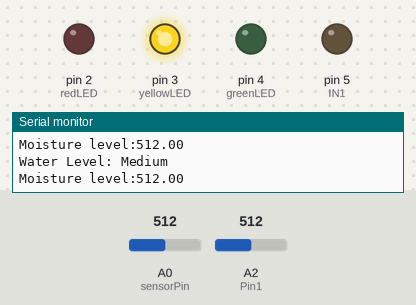
The sketch below on a simulated Arduino Uno, built with avr-gcc and run on an emulated ATmega328P. Parts: output pins drawn as LEDs (lit = HIGH), the last lines printed to the serial monitor. Inputs (shaded band) come from the test bench; at power-on: A0 (sensorPin) = 512, A2 (Pin1) = 512. Pins used as bus, display or sensor lines are not drawn.

Above: at 1.7 s.
1.8 s: A0 (sensorPin) set to 529
At 3.7 s:
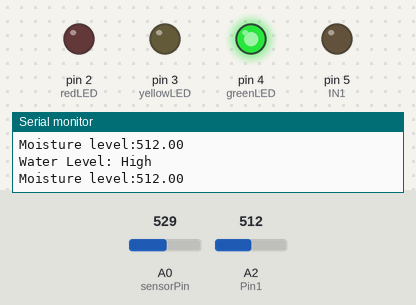
4.0 s: A2 (Pin1) set to 419
5.8 s: A2 (Pin1) set to 403
At 6.9 s:
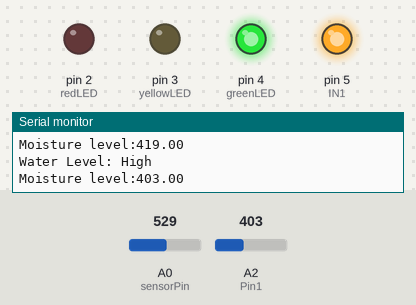
8.1 s: A0 (sensorPin) set to 400
At 9.6 s:
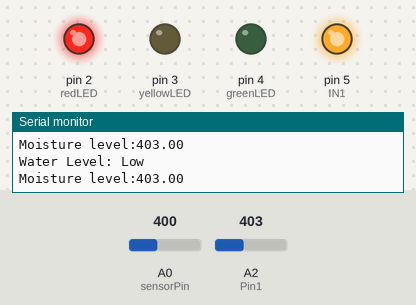
10.1 s: A2 (Pin1) set to 420
At 11.9 s:
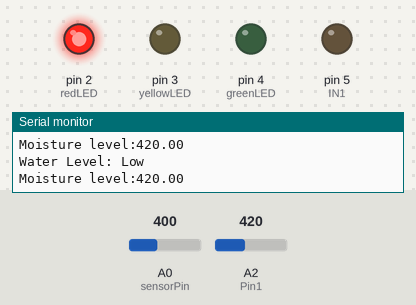
12.2 s: A0 (sensorPin) set to 0
At 13.8 s:
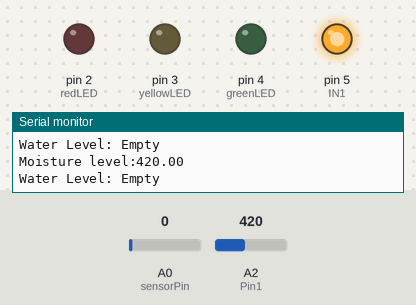
Timing chart, 0 to 15.2 s (numbered marks = the images above; inputs shaded):
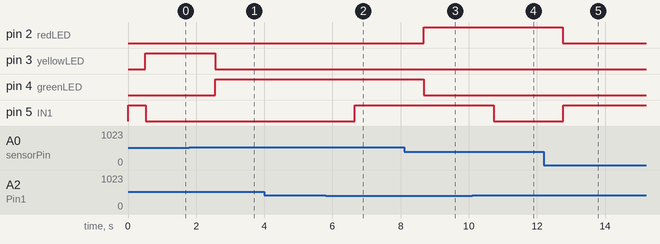

Measured:
- the behaviour switches between 520 and 521 on A0 (sensorPin) (found by bisection; images 0 and 1)
- the behaviour switches between 411 and 410 on A2 (Pin1) (found by bisection; images 1 and 2)
- after the input at 1.8 s, pin 3 (yellowLED): HIGH → LOW after 0.75 s; pin 4 (greenLED): LOW → HIGH after 0.75 s
- after the input at 5.8 s, pin 5 (IN1): LOW → HIGH after 0.85 s
- after the input at 8.1 s, pin 2 (redLED): LOW → HIGH after 0.58 s; pin 4 (greenLED): HIGH → LOW after 0.58 s
- after the input at 10.1 s, pin 5 (IN1): HIGH → LOW after 0.63 s
- after the input at 12.2 s, pin 2 (redLED): HIGH → LOW after 0.56 s; pin 5 (IN1): LOW → HIGH after 0.57 s

The sketch:

garduino.ino
```cpp
/* Change these values based on your calibration values */
int lowerThreshold = 400;
int upperThreshold = 520;

// Sensor pins
#define sensorPower 7
#define sensorPin A0

int IN1 = 5;
int Pin1 = A2;
float moistVal = 0; // value for storing soil moisture
int levelval = 0; // value for storing water level

// Declare pins to which LEDs are connected
int redLED = 2;
int yellowLED = 3;
int greenLED = 4;

void setup() {
  Serial.begin(9600);

  // Declare moisture sensor pins
  pinMode(IN1, OUTPUT);
  pinMode(Pin1, INPUT);

  // Declare water level sensor pins
  pinMode(sensorPower, OUTPUT);

  // Set LED pins as an OUTPUT
  pinMode(redLED, OUTPUT);
  pinMode(yellowLED, OUTPUT);
  pinMode(greenLED, OUTPUT);

  // Initially turn off all LEDs
  digitalWrite(redLED, LOW);
  digitalWrite(yellowLED, LOW);
  digitalWrite(greenLED, LOW);

  digitalWrite(sensorPower, LOW);
  digitalWrite(IN1, HIGH);
  delay(500);
}

void loop() {
  int led = turnLED();
  int pump = powerPump();
  Serial.println();
  delay(1000);
}

int readLevel() {
  digitalWrite(sensorPower, HIGH);
  delay(10);
  levelval = analogRead(sensorPin);
  digitalWrite(sensorPower, LOW);
  return levelval;
}

int powerPump() {
  moistVal = analogRead(Pin1);
  int level = readLevel();

  Serial.print("Moisture level:");
  Serial.println(moistVal);

  if(level >= lowerThreshold) {
    if(moistVal > 410) {
      digitalWrite(IN1, LOW);
    } else {
      digitalWrite(IN1, HIGH);
    }
  } else {
    digitalWrite(IN1, HIGH);
  }
}

int turnLED(){
  int level = readLevel();

  if (level == 0) {
    Serial.println("Water Level: Empty");
    digitalWrite(redLED, LOW);
    digitalWrite(yellowLED, LOW);
    digitalWrite(greenLED, LOW);
  }
  else if (level > 0 && level <= lowerThreshold) {
    Serial.println("Water Level: Low");
    digitalWrite(redLED, HIGH);
    digitalWrite(yellowLED, LOW);
    digitalWrite(greenLED, LOW);
  }
  else if (level > lowerThreshold && level <= upperThreshold) {
    Serial.println("Water Level: Medium");
    digitalWrite(redLED, LOW);
    digitalWrite(yellowLED, HIGH);
    digitalWrite(greenLED, LOW);
  }
  else if (level > upperThreshold) {
    Serial.println("Water Level: High");
    digitalWrite(redLED, LOW);
    digitalWrite(yellowLED, LOW);
    digitalWrite(greenLED, HIGH);
  }
}
```
